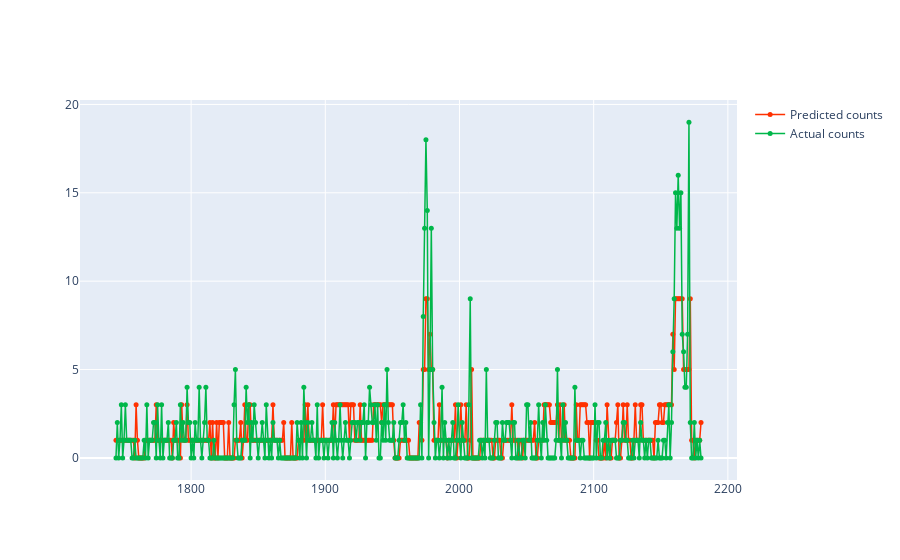

The cell this chart's notebook holds for it:
### Code cell
import plotly.graph_objects as go

fig = go.Figure()
fig.add_trace(go.Scatter(x = X_test.index, y = [*map(round, y_pred)],
                    mode = 'lines+markers',
                    name = 'Predicted counts',
                         marker = dict(color = '#FF3100', size = 5),
                         line = dict(color = '#FF3100', width = 1.5)
                         ))
fig.add_trace(go.Scatter(x = X_test.index, y = y_test,
                    mode = 'lines+markers',
                    name = 'Actual counts',
                         marker = dict(color = '#00B74A', size = 5),
                         line = dict(color = '#00B74A', width = 1.5)))

fig.show()

### Figure 1 — Plotly figure (JSON) as saved in the notebook; plotly's stock layout.template omitted (floating-point values rounded to 4 significant figures; data arrays with more than 128 entries replaced by an {"elided": "..."} marker saying what was removed)
{"data": [{"line": {"color": "#FF3100", "width": 1.5}, "marker": {"color": "#FF3100", "size": 5}, "mode": "lines+markers", "name": "Predicted counts", "type": "scatter", "x": {"elided": "437 int values"}, "y": {"elided": "437 int values"}}, {"line": {"color": "#00B74A", "width": 1.5}, "marker": {"color": "#00B74A", "size": 5}, "mode": "lines+markers", "name": "Actual counts", "type": "scatter", "x": {"elided": "437 int values"}, "y": {"elided": "437 int values"}}], "layout": {}}
